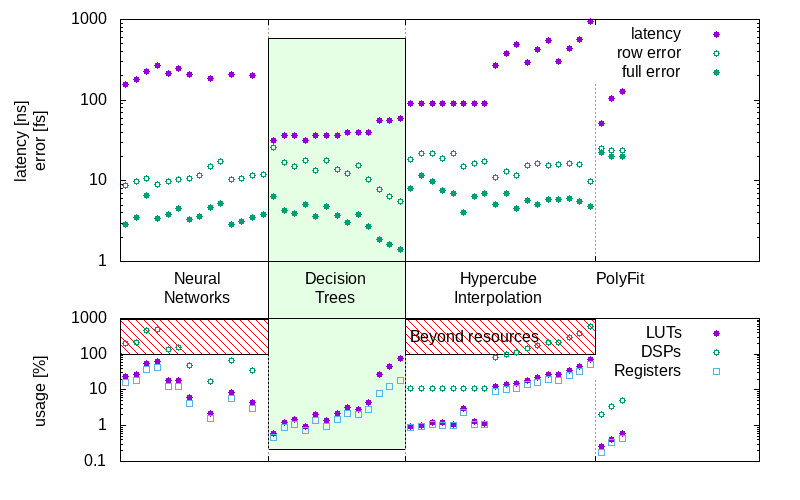

This figure's gnuplot source:
#!/usr/bin/gnuplot -persist
#
#    
#    	G N U P L O T
#    	Version 5.2 patchlevel 6    last modified 2019-01-01 
#    
#    	Copyright (C) 1986-1993, 1998, 2004, 2007-2018
#    	Thomas Williams, Colin Kelley and many others
#    
#    	gnuplot home:     http://www.gnuplot.info
#    	faq, bugs, etc:   type "help FAQ"
#    	immediate help:   type "help"  (plot window: hit 'h')
# set terminal qt 0 font "Sans,9"
# set output
unset clip points
set clip one
unset clip two
set errorbars front 1.000000 
set border 31 front lt black linewidth 1.000 dashtype solid
set zdata 
set ydata 
set xdata 
set y2data 
set x2data 
set boxwidth
set style fill  empty border
set style rectangle back fc  bgnd fillstyle   solid 1.00 border lt -1
set style circle radius graph 0.02 
set style ellipse size graph 0.05, 0.03 angle 0 units xy
set dummy x, y
set format x "% h" 
set format y "% h" 
set format x2 "% h" 
set format y2 "% h" 
set format z "% h" 
set format cb "% h" 
set format r "% h" 
set ttics format "% h"
set timefmt "%d/%m/%y,%H:%M"
set angles radians
set tics back
unset grid
unset raxis
set theta counterclockwise right
set style parallel front  lt black linewidth 2.000 dashtype solid
set key title "" center
set key fixed right top vertical Right noreverse enhanced autotitle nobox
set key noinvert samplen 4 spacing 1 width 0 height 0 
set key maxcolumns 0 maxrows 0
set key noopaque
unset label
unset arrow
set style increment default
unset style line
unset style arrow
set style histogram clustered gap 2 title textcolor lt -1
unset object
set style textbox transparent margins  1.0,  1.0 border  lt -1 linewidth  1.0
set offsets 0, 0, 0, 0
set pointsize 1
set pointintervalbox 1
set encoding default
unset polar
unset parametric
unset decimalsign
unset micro
unset minussign
set view 60, 30, 1, 1
set view azimuth 0
set rgbmax 255
set samples 100, 100
set isosamples 10, 10
set surface 
unset contour
set cntrlabel  format '%8.3g' font '' start 5 interval 20
set mapping cartesian
set datafile separator ","
unset hidden3d
set cntrparam order 4
set cntrparam linear
set cntrparam levels auto 5 unsorted
set cntrparam firstlinetype 0
set cntrparam points 5
set size ratio 0 1,1
set origin 0,0
set style data points
set style function lines
unset xzeroaxis
unset yzeroaxis
unset zzeroaxis
unset x2zeroaxis
unset y2zeroaxis
set xyplane relative 0.5
set tics scale  1, 0.5, 1, 1, 1
set mxtics default
set mytics default
set mztics default
set mx2tics default
set my2tics default
set mcbtics default
set mrtics default
set nomttics
set xtics border in scale 1,0.5 mirror norotate  autojustify
set xtics  norangelimit autofreq 
set ytics border in scale 1,0.5 mirror norotate  autojustify
set ytics  norangelimit logscale autofreq 
set ztics border in scale 1,0.5 nomirror norotate  autojustify
set ztics  norangelimit autofreq 
unset x2tics
unset y2tics
set cbtics border in scale 1,0.5 mirror norotate  autojustify
set cbtics  norangelimit autofreq 
set rtics axis in scale 1,0.5 nomirror norotate  autojustify
set rtics  norangelimit autofreq 
unset ttics
set title "" 
set title  font "" norotate
set timestamp bottom 
set timestamp "" 
set timestamp  font "" norotate
set trange [ * : * ] noreverse nowriteback
set urange [ * : * ] noreverse nowriteback
set vrange [ * : * ] noreverse nowriteback
set xlabel "row number" 
unset xlabel
set xlabel  font "" textcolor lt -1 norotate
set x2label "" 
set x2label  font "" textcolor lt -1 norotate
set xrange [ * : * ] noreverse writeback
set x2range [ * : * ] noreverse writeback
set ylabel "latency [ns]" 
set ylabel  font "" textcolor lt -1 rotate
set y2label "" 
set y2label  font "" textcolor lt -1 rotate
set yrange [ * : * ] noreverse writeback
set y2range [ * : * ] noreverse writeback
set zlabel "" 
set zlabel  font "" textcolor lt -1 norotate
set zrange [ * : * ] noreverse writeback
set cblabel "" 
set cblabel  font "" textcolor lt -1 rotate
set cbrange [ * : * ] noreverse writeback
set rlabel "" 
set rlabel  font "" textcolor lt -1 norotate
set rrange [ * : * ] noreverse writeback
unset logscale
set logscale y 10
unset jitter
set zero 1e-08
set lmargin  -1
set bmargin  -1
set rmargin  -1
set tmargin  -1
set locale "en_US.UTF-8"
set pm3d explicit at s
set pm3d scansautomatic
set pm3d interpolate 1,1 flush begin noftriangles noborder corners2color mean
set pm3d nolighting
set palette positive nops_allcF maxcolors 0 gamma 1.5 color model RGB 
set palette rgbformulae 7, 5, 15
set colorbox default
set colorbox vertical origin screen 0.9, 0.2 size screen 0.05, 0.6 front  noinvert bdefault
set style boxplot candles range  1.50 outliers pt 7 separation 1 labels auto unsorted
set loadpath 
set fontpath 
set psdir
set fit brief errorvariables nocovariancevariables errorscaling prescale nowrap v5
GNUTERM = "qt"
file = "Model_Summaries_rncEdits.csv"
filenosimplex = "Model_Summaries_rncEdits_nosimplex.csv"
## Last datafile plotted: "Model_Summaries_rncEdits.csv"
set xrange [-0.5:60]
set yrange [1:1e3]
labellevel =0.6
set label 1 "Neural\nNetworks" center at 7,(labellevel)
set label 2 "Decision\nTrees" center at 20,(labellevel)
set label 3 "Hypercube\nInterpolation" center at 35.5,(labellevel)
set label 4 "PolyFit" center at 47,(labellevel)
set xtics ('' 13.5,'' 26.5,'' 44.5)
set grid x
#set xtics rotate by 45 right offset 5,0
set term png size 800,500
set output 'plotting.modelsummaries.nosimplex.new.png'
set multiplot
set size 1,.6
set origin 0,.4
set lmargin screen .15
set rmargin screen .95
set ylabel "latency [ns]\nerror [fs]"
set object 1 rectangle back from screen .335,.1 to screen .507,.925 fillstyle solid .1 fc rgb 'green' 
plot 	filenosimplex u 0:4 pt 7 title 'latency',\
	filenosimplex u 0:14 pt 6 title 'row error',\
	filenosimplex u 0:16 pt 7 lc 2 title "full error"
set origin 0,0
set size 1,.4
set auto y
unset label 1
unset label 2
unset label 3
unset label 4
set ylabel "usage [%]"
unset object 1
set object 2 rectangle from -1,100 to 13.5,1500 fillstyle pattern 4 fc rgb 'red' 
set object 3 rectangle from 26.5,100 to 44.5,1500 fillstyle pattern 4 fc rgb 'red' 
set label 5 "Beyond resources" left at 27,300 front 
plot 	filenosimplex u 0:6 pt 7 title 'LUTs',\
	filenosimplex u 0:7 pt 6 title 'DSPs',\
	filenosimplex u 0:10 pt 4 title 'Registers'
	#file u 0:8 title 'RAMB18',\
	#file u 0:9 title 'RAMB36',\
unset multiplot
#    EOF
